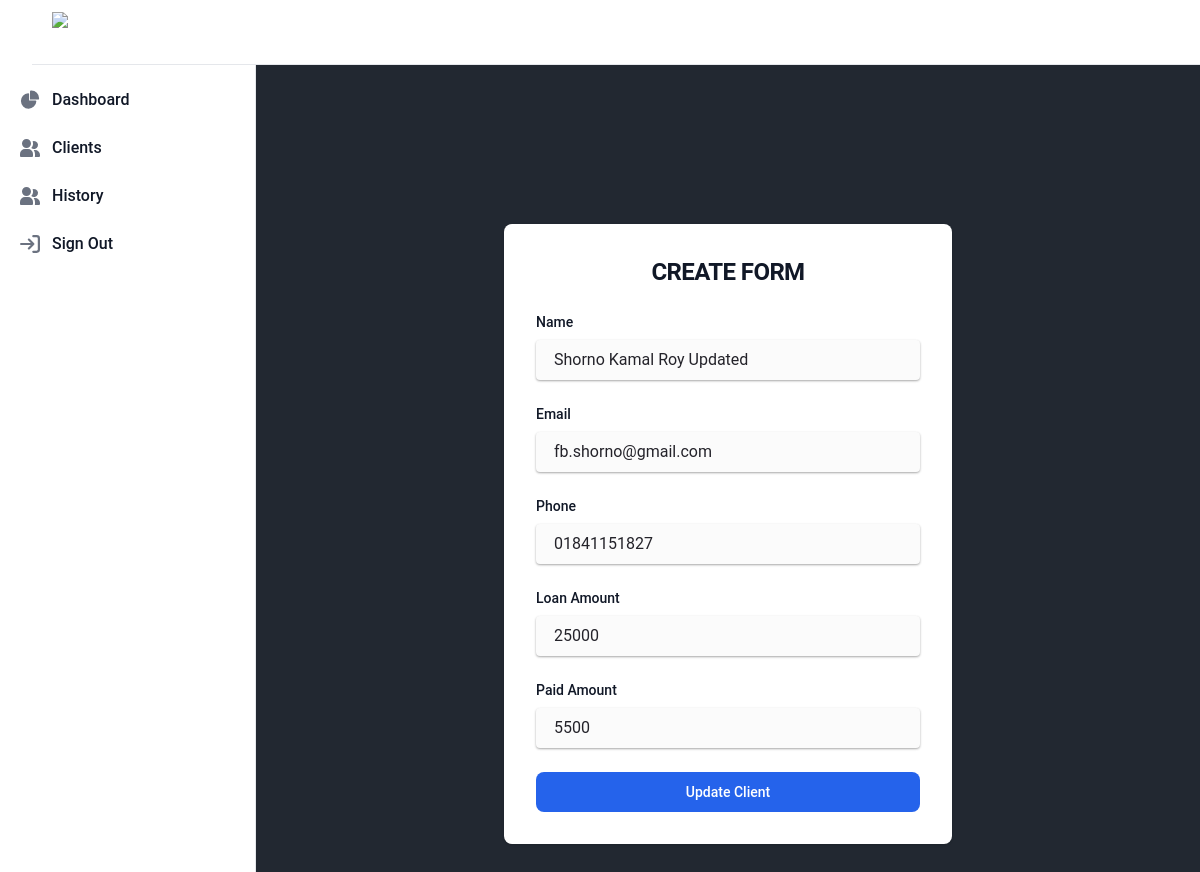
The app's page /client/37/update with its own data.
### lenden/models.py (models this page shows, shortened)
class Client(models.Model):
    name = models.CharField(max_length=200)
    email = models.EmailField()
    phone = models.CharField(max_length=20)
    created = models.DateField(auto_now_add=True)
    loan_amount = models.IntegerField()
    paid_amount = models.IntegerField(default=0)

### lenden/views.py (the view, shortened to what this page needs)
# urls.py: path("client/<int:pk>/update", views.ClientUpdateView.as_view(), name="update"),
class ClientUpdateView(UpdateView):
    model = Client
    form_class = CreateClientForm
    template_name = "client_form.html"
    def get_context_data(self, **kwargs):
        context = super().get_context_data(**kwargs)
        context["form_type"] = "Update"
        return context

### lenden/forms.py
class CreateClientForm(forms.ModelForm):
    class Meta:
        model = Client
        fields = "__all__"
        labels = {
            "name": "Name",
            "email": "Email",
            "phone": "Phone",
            "loan_amount": "Loan Amount",
            "paid_amount": "Paid Amount"
        }
        error_messages = {
            "name": {
                "required": "Please enter client name"
            },
            "email": {
                "required": "Please enter client email"
            },
            "phone": {
                "required": "Please enter client phone number"
            },
            "loan_amount": {
                "required": "Please enter the loan amount"
            },
            "paid_amount": {
                "required": "Please enter the paid amount"
            }
        }
    def __init__(self, *args, **kwargs):
        super(CreateClientForm, self).__init__(*args, **kwargs)
        if not self.instance.pk:
            self.fields.pop('paid_amount')

### lenden/templates/client_form.html (shortened to what this page needs)
{% extends "base.html" %}
{% block content %}
    <div class="pt-32">
        <form method="post">
            <section>
                <div class="flex flex-col items-center px-6  mx-auto md:h-screen lg:py-0">
                    <div class="w-full bg-white rounded-lg shadow dark:border md:mt-0 sm:max-w-md xl:p-0 dark:bg-gray-800 dark:border-gray-700">
                        <div class="p-6 space-y-4 md:space-y-6 sm:p-8">
                            <h1 class="text-xl font-bold leading-tight tracking-tight text-gray-900 md:text-2xl dark:text-white">
                                Create Form
                            </h1>
                            <form class="space-y-4 md:space-y-6" action="#">
                                {% for field in form %}
                                    <div>
                                        <label for="{{ field.id_for_label }}"
                                               class="block mb-2 text-sm font-medium text-gray-900 dark:text-white">{{ field.label }}</label>
                                        <div>
                                            {{ field }}
                                        </div>
                                    </div>
                                {% endfor %}
                                <button type="submit"
                                        class="w-full text-white bg-blue-600 hover:bg-primary-700 font-bold focus:ring-4 focus:outline-none focus:ring-primary-300 font-medium rounded-lg text-sm px-5 py-2.5 text-center dark:bg-primary-600 dark:hover:bg-primary-700 dark:focus:ring-primary-800">
                                    {{ form_type }} Client
                                </button>
                            </form>
                        </div>
                    </div>
                </div>
            </section>
        </form>
    </div>
{% endblock %}

### static/app.css (style rules this page uses)
body { background-color: #222831; font-family: 'Roboto', sans-serif; margin: 0; padding: 2rem; color: white; }
h1 { font-size: 30px; color: #fff; text-transform: uppercase; font-weight: 300; text-align: center; margin-bottom: 15px; }

### lenden/templates/client_form.html (style rules this page uses)
body { overflow: hidden; }

### records on screen
Client: form "Shorno Kamal Roy Updated" "fb.shorno@gmail.com" "01841151827" "25000" "5500"

### other values on screen
{{ field.label }} "Name" "Email" "Phone" "Loan Amount" "Paid Amount"
